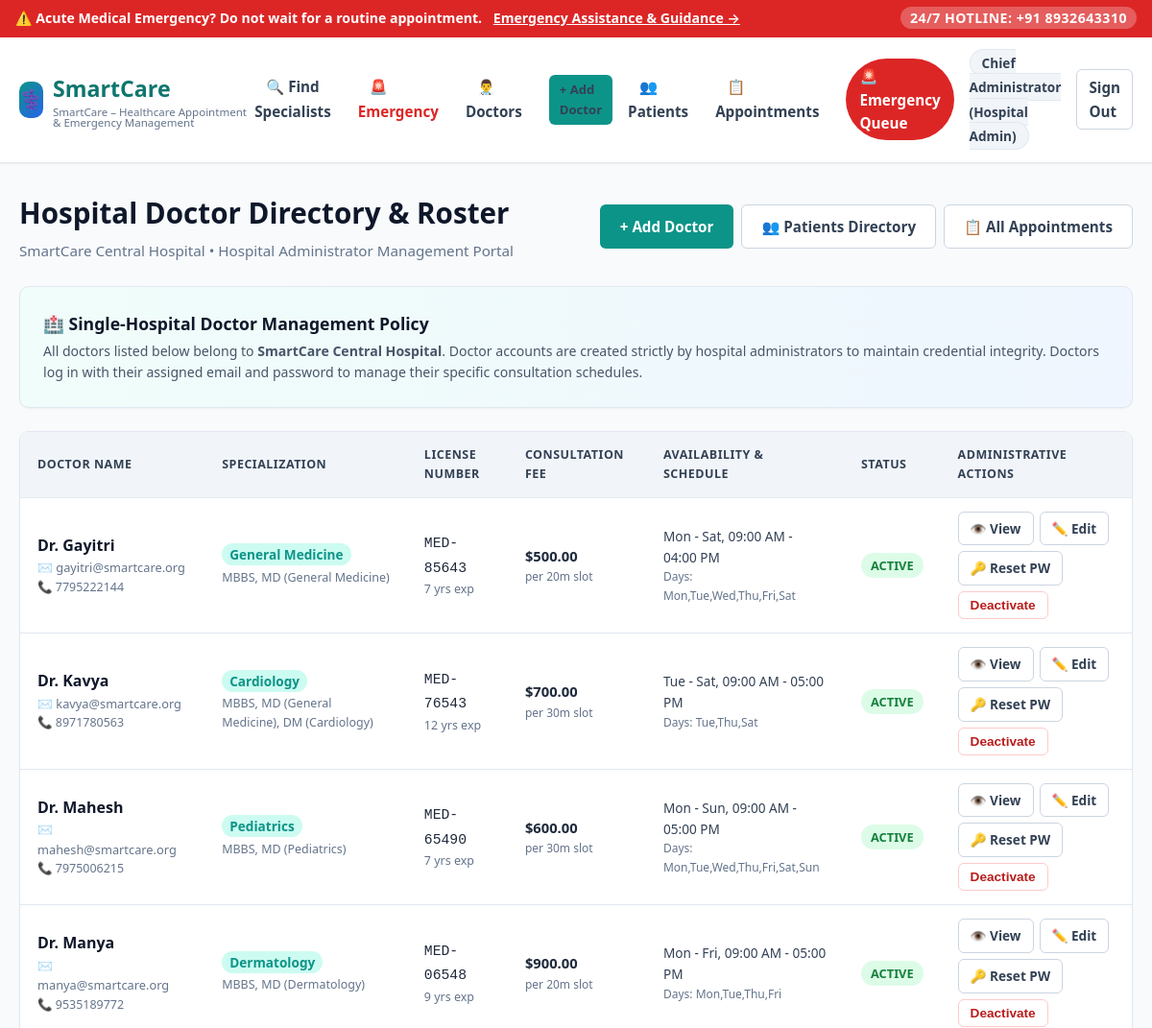
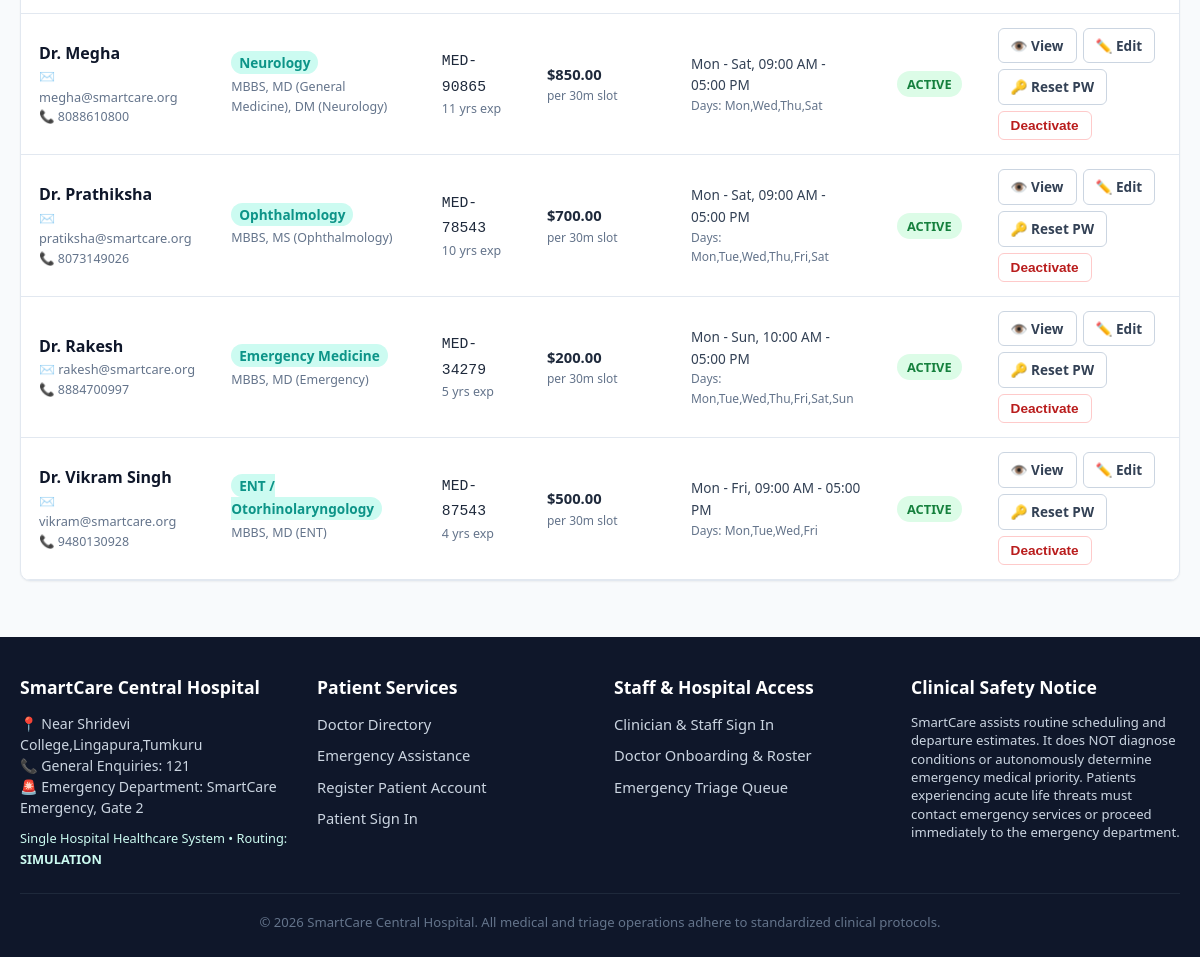
/administrator/dashboard/ (signed in), run on the app's committed database (2 pictures, top to bottom).
### core/models.py (models this page shows, shortened)
class User(AbstractUser):
    ROLE_CHOICES = (
        ('patient', 'Patient'),
        ('doctor', 'Doctor'),
        ('staff', 'Clinical Staff'),
        ('admin', 'Administrator'),
    )
    role = models.CharField(max_length=20, choices=ROLE_CHOICES, default='patient')
    contact_number = models.CharField(max_length=20, blank=True)
    @property
    def is_patient(self):
        return self.role == 'patient'
    @property
    def is_doctor(self):
        return self.role == 'doctor'
    @property
    def is_clinical_staff(self):
        return self.role in ['staff', 'admin'] or self.is_staff or self.is_superuser
    @property
    def is_admin(self):
        return self.role == 'admin' or self.is_staff or self.is_superuser

class DoctorProfile(models.Model):
    SPECIALIZATION_CHOICES = (
        ('General Medicine', 'General Medicine'),
        ('Cardiology', 'Cardiology'),
        ('Neurology', 'Neurology'),
        ('Dermatology', 'Dermatology'),
        ('Orthopedics', 'Orthopedics'),
        ('Pediatrics', 'Pediatrics'),
        ('Ophthalmology', 'Ophthalmology'),
        ('Gastroenterology', 'Gastroenterology'),
        ('Pulmonology', 'Pulmonology'),
        ('Emergency Medicine', 'Emergency Medicine'),
        ('ENT / Otorhinolaryngology', 'ENT / Otorhinolaryngology'),
        ('Psychiatry', 'Psychiatry'),
    )
    user = models.OneToOneField(User, on_delete=models.CASCADE, related_name='doctor_profile')
    specialization = models.CharField(max_length=100, choices=SPECIALIZATION_CHOICES, default='General Medicine')
    qualification = models.CharField(max_length=150)
    registration_number = models.CharField(max_length=50, unique=True)
    experience_years = models.PositiveIntegerField(default=1)
    hospital_name = models.CharField(max_length=150, default="SmartCare Central Hospital")
    hospital_address = models.CharField(max_length=255, default="100 Healthcare Blvd, Metro City")
    hospital_lat = models.FloatField(default=12.971598)
    hospital_lng = models.FloatField(default=77.594562)
    consultation_fee = models.DecimalField(max_digits=10, decimal_places=2, default=500.00)
    available_days = models.CharField(max_length=150, default="Mon,Tue,Wed,Thu,Fri", help_text="Comma-separated working days e.g. Mon,Tue,Wed,Thu,Fri")
    availability_summary = models.CharField(max_length=200, default="Mon - Fri, 09:00 AM - 05:00 PM")
    slot_duration_minutes = models.PositiveIntegerField(default=30)
    work_start_time = models.TimeField(default="09:00:00")
    work_end_time = models.TimeField(default="17:00:00")
    is_active = models.BooleanField(default=True, help_text="Active doctors are displayed in search and available for appointments")
    is_accepting_emergencies = models.BooleanField(default=True)
    created_at = models.DateTimeField(auto_now_add=True)
    updated_at = models.DateTimeField(auto_now=True)

### core/views.py (the view)
# urls.py: path('administrator/dashboard/', views.admin_doctor_list_view, name='administrator_dashboard'),
@login_required
@admin_required
def admin_doctor_list_view(request):
    doctors = DoctorProfile.objects.select_related('user').order_by('user__first_name')
    return render(request, 'admin_doctor_list.html', {
        'doctors': doctors,
        'hospital_name': getattr(settings, 'DEFAULT_HOSPITAL_NAME', 'SmartCare Central Hospital'),
    })

### core/views.py (called while the page is built)
def admin_required(view_func):
    @wraps(view_func)
    def _wrapped_view(request, *args, **kwargs):
        if not request.user.is_authenticated:
            return redirect('login')
        if not (request.user.is_admin or request.user.is_superuser or request.user.is_staff):
            return HttpResponseForbidden("Access Denied: Only authorized hospital administrators can perform this action.")
        return view_func(request, *args, **kwargs)
    return _wrapped_view

### templates/admin_doctor_list.html (shortened to what this page needs)
{% extends 'base.html' %}
{% load static %}
{% block content %}
<div class="dashboard-header">
  <div>
    <h1>Hospital Doctor Directory & Roster</h1>
    <p class="dashboard-subtitle">
      {{ hospital_name }} &bull; Hospital Administrator Management Portal
    </p>
  </div>
  <div style="display:flex; gap:8px; flex-wrap:wrap;">
    <a href="{% url 'admin_doctor_create' %}" class="btn btn-primary" style="font-weight:700;">
      + Add Doctor
    </a>
    <a href="{% url 'admin_patient_list' %}" class="btn btn-outline">
      👥 Patients Directory
    </a>
    <a href="{% url 'admin_appointment_list' %}" class="btn btn-outline">
      📋 All Appointments
    </a>
  </div>
</div>
<div class="card" style="margin-bottom: 24px; background:linear-gradient(to right, #f0fdfa, #eff6ff);">
  <h3 style="font-size:1.1rem; color:var(--slate-900); margin-bottom:4px;">
    🏥 Single-Hospital Doctor Management Policy
  </h3>
  <p style="font-size:0.88rem; color:var(--slate-600);">
    All doctors listed below belong to <strong>{{ hospital_name }}</strong>.
    Doctor accounts are created strictly by hospital administrators to maintain credential integrity.
    Doctors log in with their assigned email and password to manage their specific consultation schedules.
  </p>
</div>
<div class="table-responsive">
  <table class="dashboard-table">
    <thead>
      <tr>
        <th>Doctor Name</th>
        <th>Specialization</th>
        <th>License Number</th>
        <th>Consultation Fee</th>
        <th>Availability & Schedule</th>
        <th>Status</th>
        <th>Administrative Actions</th>
      </tr>
    </thead>
    <tbody>
      {% for doctor in doctors %}
        <tr>
          <td>
            <strong style="font-size:1rem; color:var(--slate-900);">Dr. {{ doctor.user.get_full_name }}</strong>
            <div style="font-size:0.8rem; color:var(--slate-500);">✉️ {{ doctor.user.email }}</div>
            {% if doctor.user.contact_number %}
              <div style="font-size:0.78rem; color:var(--slate-500);">📞 {{ doctor.user.contact_number }}</div>
            {% endif %}
          </td>
          <td>
            <span style="font-size:0.85rem; font-weight:700; color:var(--primary-teal); background:var(--primary-teal-light); padding:2px 8px; border-radius:9999px;">
              {{ doctor.specialization }}
            </span>
            <div style="font-size:0.78rem; color:var(--slate-500); margin-top:2px;">{{ doctor.qualification }}</div>
          </td>
          <td>
            <code>{{ doctor.registration_number }}</code>
            <div style="font-size:0.78rem; color:var(--slate-500);">{{ doctor.experience_years }} yrs exp</div>
          </td>
          <td>
            <strong>${{ doctor.consultation_fee }}</strong>
            <div style="font-size:0.75rem; color:var(--slate-500);">per {{ doctor.slot_duration_minutes }}m slot</div>
          </td>
          <td>
            <div style="font-size:0.85rem; color:var(--slate-700);">{{ doctor.availability_summary }}</div>
            <div style="font-size:0.75rem; color:var(--slate-500);">Days: {{ doctor.available_days }}</div>
          </td>
          <td>
            {% if doctor.is_active %}
              <span class="badge-status status-confirmed">Active</span>
            {% else %}
              <span class="badge-status status-cancelled">Inactive</span>
            {% endif %}
          </td>
          <td>
            <div style="display:flex; gap:6px; flex-wrap:wrap;">
              <a href="{% url 'admin_doctor_detail' doctor.id %}" class="btn btn-sm btn-outline" title="View doctor profile & appointments">
                👁️ View
              </a>
              <a href="{% url 'admin_doctor_edit' doctor.id %}" class="btn btn-sm btn-outline" title="Edit doctor profile, fees and availability">
                ✏️ Edit
              </a>
              <a href="{% url 'admin_doctor_password_reset' doctor.id %}" class="btn btn-sm btn-outline" title="Reset doctor account password">
                🔑 Reset PW
              </a>
              <form method="POST" action="{% url 'admin_doctor_toggle_status' doctor.id %}" style="display:inline;">
                {% if doctor.is_active %}
                  <button type="submit" class="btn btn-sm btn-outline" style="color:#b91c1c; border-color:#fecaca;" title="Deactivate doctor from public directory">
                    Deactivate
                  </button>
                {% else %}
                  <button type="submit" class="btn btn-sm btn-outline" style="color:#059669; border-color:#a7f3d0;" title="Activate doctor for appointments">
                    Activate
                  </button>
                {% endif %}
              </form>
            </div>
          </td>
        </tr>
      {% endfor %}
    </tbody>
  </table>
</div>
{% endblock %}

### templates/base.html (shortened to what this page needs)
{% load static %}
<!DOCTYPE html>
<html lang="en">
<head>
  <link rel="stylesheet" href="{% static 'css/style.css' %}">
  <link rel="stylesheet" href="{% static 'css/dashboard.css' %}">
  <link rel="stylesheet" href="{% static 'css/forms.css' %}">
</head>
<body>
  <div class="emergency-top-bar">
    <div>
      <span>⚠️ Acute Medical Emergency?</span>
      <strong>Do not wait for a routine appointment.</strong>
      <a href="{% url 'emergency_advisory' %}">Emergency Assistance & Guidance &rarr;</a>
    </div>
    <div>
      <span class="emergency-call">24/7 HOTLINE: +91 8932643310</span>
    </div>
  </div>
  <header>
    <div class="navbar">
      <a href="{% url 'home' %}" class="brand">
        <span class="brand-icon">⚕️</span>
        <div>
          <span>{{ APP_NAME }}</span>
          <span style="display:block; font-size:0.72rem; font-weight:500; color:var(--slate-500); line-height:1;">
            SmartCare – Healthcare Appointment & Emergency Management
          </span>
        </div>
      </a>
      <nav>
        <ul class="nav-links">
          <li><a href="{% url 'find_doctors' %}">🔍 Find Specialists</a></li>
          <li><a href="{% url 'emergency_advisory' %}" style="color:#dc2626; font-weight:700;">🚨 Emergency</a></li>
          {% if user.is_authenticated %}
            {% if is_hospital_admin %}
              <li><a href="{% url 'admin_doctor_list' %}">👨‍⚕️ Doctors</a></li>
              <li><a href="{% url 'admin_doctor_create' %}" class="btn btn-sm btn-primary" style="padding:4px 10px; font-size:0.82rem;">+ Add Doctor</a></li>
              <li><a href="{% url 'admin_patient_list' %}">👥 Patients</a></li>
              <li><a href="{% url 'admin_appointment_list' %}">📋 Appointments</a></li>
            {% endif %}
            {% if is_clinical_staff %}
              <li><a href="{% url 'emergency_queue_dashboard' %}" class="nav-badge-emergency">🚨 Emergency Queue</a></li>
            {% endif %}
            <li>
              <span class="user-nav-badge">
                {{ user.get_full_name|default:user.username }}
                {% if user.is_doctor %}(Doctor)
                {% elif is_hospital_admin %}(Hospital Admin)
                {% elif is_clinical_staff %}(Clinical Staff)
                {% else %}(Patient){% endif %}
              </span>
            </li>
            <li><a href="{% url 'logout' %}" class="btn btn-sm btn-outline">Sign Out</a></li>
          {% else %}
            <li><a href="{% url 'patient_login' %}">👤Patient Login</a></li>
            <li><a href="{% url 'doctor_login' %}">🩺Doctor Login</a></li>
            <li><a href="{% url 'admin_login' %}">🏥Admin Login</a></li>
            <li><a href="{% url 'patient_register' %}" class="btn btn-sm btn-primary">Register as Patient</a></li>
          {% endif %}
        </ul>
      </nav>
    </div>
  </header>
  <main>
    <div class="container">
      {% block content %}{% endblock %}
    </div>
  </main>
  <footer>
    <div class="footer-container">
      <div class="footer-col">
        <h4>{{ DEFAULT_HOSPITAL_NAME }}</h4>
        <p style="color:var(--slate-400); font-size:0.88rem; line-height:1.5;">
          📍 Near Shridevi College,Lingapura,Tumkuru<br>
          📞 General Enquiries: 121<br>
          🚨 Emergency Department: SmartCare Emergency, Gate 2
        </p>
        <p style="margin-top:10px; font-size:0.8rem; color:var(--primary-teal-light);">
          Single Hospital Healthcare System &bull; Routing: <strong>{{ ROUTING_PROVIDER|upper }}</strong>
        </p>
      </div>
      <div class="footer-col">
        <h4>Patient Services</h4>
        <ul>
          <li><a href="{% url 'find_doctors' %}">Doctor Directory</a></li>
          <li><a href="{% url 'emergency_advisory' %}">Emergency Assistance</a></li>
          <li><a href="{% url 'patient_register' %}">Register Patient Account</a></li>
          <li><a href="{% url 'login' %}">Patient Sign In</a></li>
        </ul>
      </div>
      <div class="footer-col">
        <h4>Staff & Hospital Access</h4>
        <ul>
          <li><a href="{% url 'login' %}">Clinician & Staff Sign In</a></li>
          {% if is_hospital_admin %}
            <li><a href="{% url 'admin_doctor_list' %}">Doctor Onboarding & Roster</a></li>
          {% endif %}
          {% if is_clinical_staff %}
            <li><a href="{% url 'emergency_queue_dashboard' %}">Emergency Triage Queue</a></li>
          {% endif %}
        </ul>
      </div>
      <div class="footer-col">
        <h4>Clinical Safety Notice</h4>
        <p style="font-size:0.82rem; color:var(--slate-400); line-height:1.4;">
          SmartCare assists routine scheduling and departure estimates. It does NOT diagnose conditions or autonomously determine emergency medical priority. Patients experiencing acute life threats must contact emergency services or proceed immediately to the emergency department.
        </p>
      </div>
    </div>
    <div class="footer-bottom">
      &copy; 2026 {{ DEFAULT_HOSPITAL_NAME }}. All medical and triage operations adhere to standardized clinical protocols.
    </div>
  </footer>
</body>
</html>

### static/css/dashboard.css (style rules this page uses)
.dashboard-header { display: flex; justify-content: space-between; align-items: center; margin-bottom: 24px; flex-wrap: wrap; gap: 16px; }
.dashboard-header h1 { font-size: 1.85rem; font-weight: 800; color: var(--slate-900); }
.dashboard-subtitle { color: var(--slate-500); font-size: 0.95rem; margin-top: 4px; }
.table-responsive { width: 100%; overflow-x: auto; background: var(--white); border: 1px solid var(--slate-200); border-radius: var(--radius-md); box-shadow: var(--shadow-sm); margin-bottom: 28px; }
.dashboard-table { width: 100%; border-collapse: collapse; text-align: left; font-size: 0.92rem; }
.dashboard-table th { background: var(--slate-100); color: var(--slate-700); font-weight: 700; padding: 14px 18px; border-bottom: 1px solid var(--slate-200); text-transform: uppercase; font-size: 0.78rem; letter-spacing: 0.5px; }
.dashboard-table td { padding: 14px 18px; border-bottom: 1px solid var(--slate-200); color: var(--slate-800); vertical-align: middle; }

### data on the page
User: get_full_name "Chief Administrator"
DoctorProfile: user.get_full_name "Gayitri", user.email "gayitri@smartcare.org", user.contact_number "7795222144", specialization "General Medicine", qualification "MBBS, MD (General Medicine)", registration_number "MED-85643", experience_years "7", consultation_fee "500.00", slot_duration_minutes "20", availability_summary "Mon - Sat, 09:00 AM - 04:00 PM", available_days "Mon,Tue,Wed,Thu,Fri,Sat", is_active "ACTIVE"
DoctorProfile: user.get_full_name "Kavya", user.email "kavya@smartcare.org", user.contact_number "8971780563", specialization "Cardiology", qualification "MBBS, MD (General Medicine), DM (Cardiology)", registration_number "MED-76543", experience_years "12", consultation_fee "700.00", slot_duration_minutes "30", availability_summary "Tue - Sat, 09:00 AM - 05:00 PM", available_days "Tue,Thu,Sat", is_active "ACTIVE"
DoctorProfile: user.get_full_name "Mahesh", user.email "mahesh@smartcare.org", user.contact_number "7975006215", specialization "Pediatrics", qualification "MBBS, MD (Pediatrics)", registration_number "MED-65490", experience_years "7", consultation_fee "600.00", slot_duration_minutes "30", availability_summary "Mon - Sun, 09:00 AM - 05:00 PM", available_days "Mon,Tue,Wed,Thu,Fri,Sat,Sun", is_active "ACTIVE"
DoctorProfile: user.get_full_name "Manya", user.email "manya@smartcare.org", user.contact_number "9535189772", specialization "Dermatology", qualification "MBBS, MD (Dermatology)", registration_number "MED-06548", experience_years "9", consultation_fee "900.00", slot_duration_minutes "20", availability_summary "Mon - Fri, 09:00 AM - 05:00 PM", available_days "Mon,Tue,Thu,Fri", is_active "ACTIVE"
DoctorProfile: user.get_full_name "Megha", user.email "megha@smartcare.org", user.contact_number "8088610800", specialization "Neurology", qualification "MBBS, MD (General Medicine), DM (Neurology)", registration_number "MED-90865", experience_years "11", consultation_fee "850.00", slot_duration_minutes "30", availability_summary "Mon - Sat, 09:00 AM - 05:00 PM", available_days "Mon,Wed,Thu,Sat", is_active "ACTIVE"
DoctorProfile: user.get_full_name "Prathiksha", user.email "pratiksha@smartcare.org", user.contact_number "8073149026", specialization "Ophthalmology", qualification "MBBS, MS (Ophthalmology)", registration_number "MED-78543", experience_years "10", consultation_fee "700.00", slot_duration_minutes "30", availability_summary "Mon - Sat, 09:00 AM - 05:00 PM", available_days "Mon,Tue,Wed,Thu,Fri,Sat", is_active "ACTIVE"
DoctorProfile: user.get_full_name "Rakesh", user.email "rakesh@smartcare.org", user.contact_number "8884700997", specialization "Emergency Medicine", qualification "MBBS, MD (Emergency)", registration_number "MED-34279", experience_years "5", consultation_fee "200.00", slot_duration_minutes "30", availability_summary "Mon - Sun, 10:00 AM - 05:00 PM", available_days "Mon,Tue,Wed,Thu,Fri,Sat,Sun", is_active "ACTIVE"
DoctorProfile: user.get_full_name "Vikram Singh", user.email "vikram@smartcare.org", user.contact_number "9480130928", specialization "ENT / Otorhinolaryngology", qualification "MBBS, MD (ENT)", registration_number "MED-87543", experience_years "4", consultation_fee "500.00", slot_duration_minutes "30", availability_summary "Mon - Fri, 09:00 AM - 05:00 PM", available_days "Mon,Tue,Wed,Fri", is_active "ACTIVE"

### other printed values
{{ APP_NAME }} "SmartCare"
{{ hospital_name }} "SmartCare Central Hospital"
{{ DEFAULT_HOSPITAL_NAME }} "SmartCare Central Hospital"
{{ ROUTING_PROVIDER|upper }} "SIMULATION"
